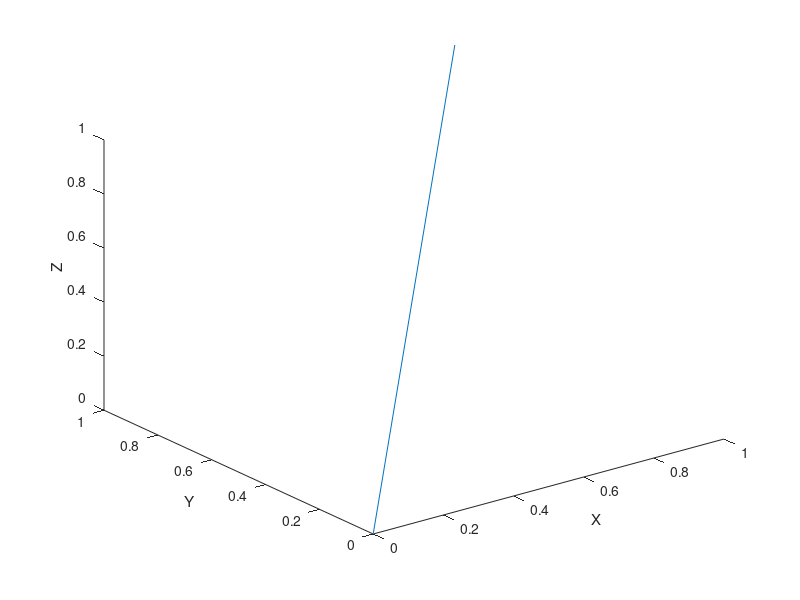

This chart was generated by the following MATLAB code: (Note: this script raises an error after producing the figure.)
%=============================================================================
% Copyright (c) 2026-present Allan CORNET (Nelson)
%=============================================================================
% This file is part of Nelson.
%=============================================================================
% LICENCE_BLOCK_BEGIN
% SPDX-License-Identifier: LGPL-3.0-or-later
% LICENCE_BLOCK_END
%=============================================================================
% <--ADV-CLI MODE-->
%=============================================================================
% Axis labels re-derive their Rotation and alignment from the View (auto
% RotationMode semantics). Expected values below cover automatic behavior
% across view(2), view(3) and several azimuths.
%=============================================================================
f = figure('Visible', 'off');
plot3([0 1], [0 1], [0 1]);
ax = gca();
xlabel(ax, 'X');
ylabel(ax, 'Y');
zlabel(ax, 'Z');
%=============================================================================
% Default 3D view (-37.5, 30).
view(ax, 3);
drawnow();
assert_axis_label_orientation(ax, 'XLabel', 0, 'left', 'top');
assert_axis_label_orientation(ax, 'YLabel', 0, 'right', 'top');
assert_axis_label_orientation(ax, 'ZLabel', 90, 'center', 'bottom');
%=============================================================================
